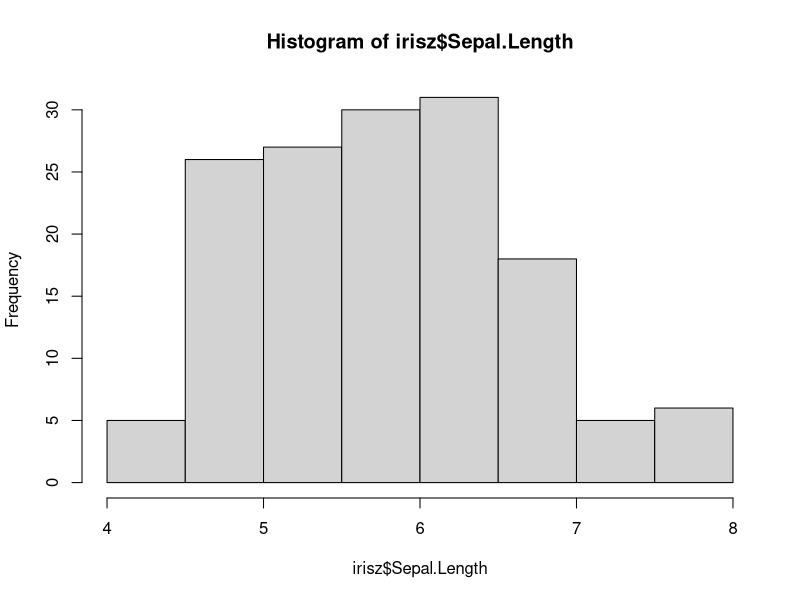
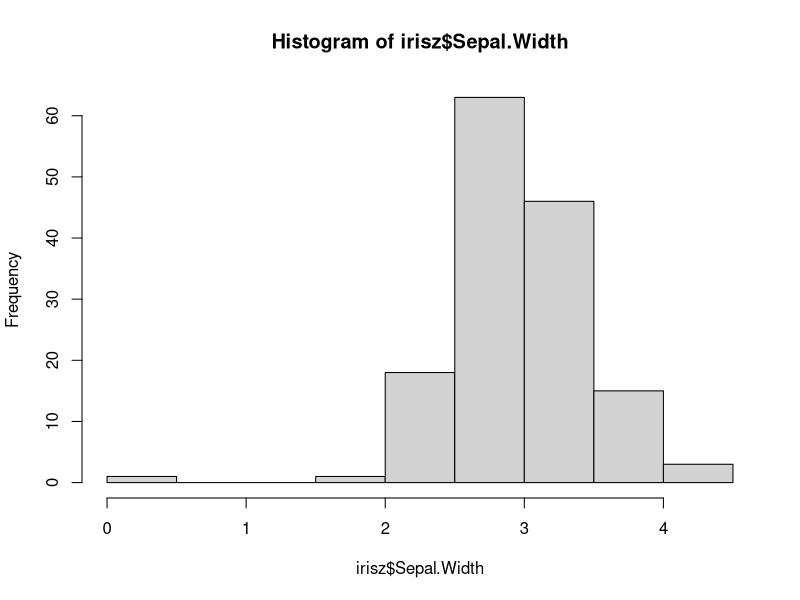
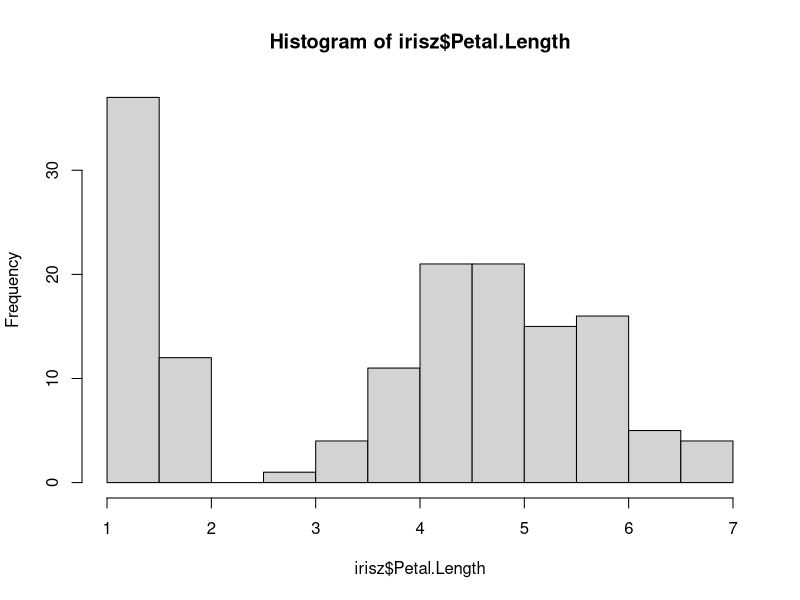
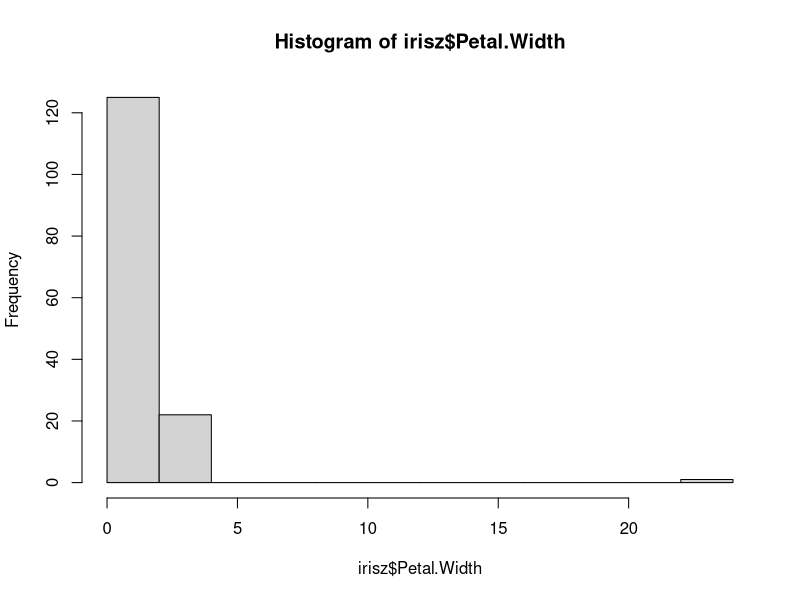
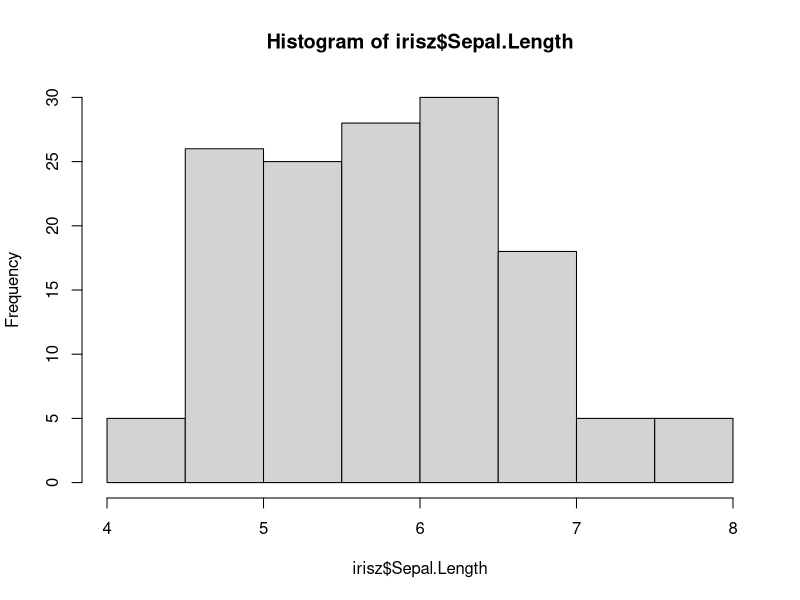
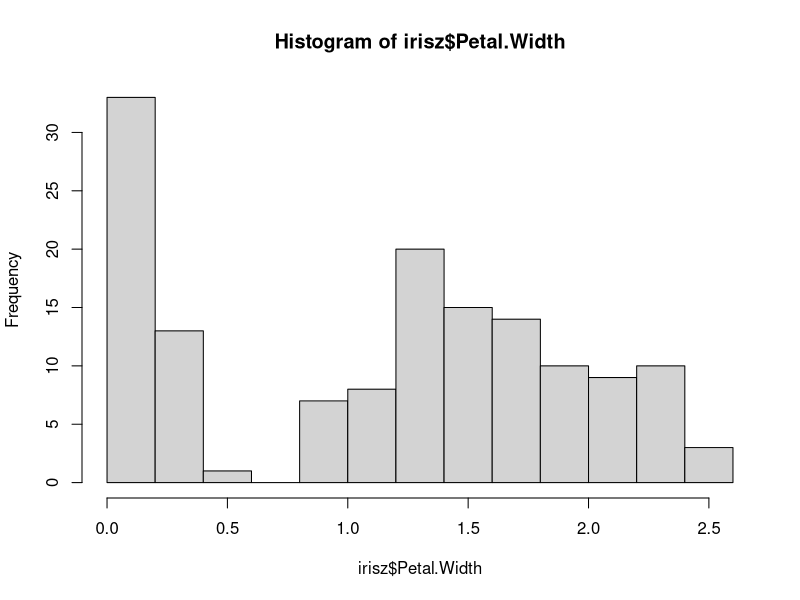
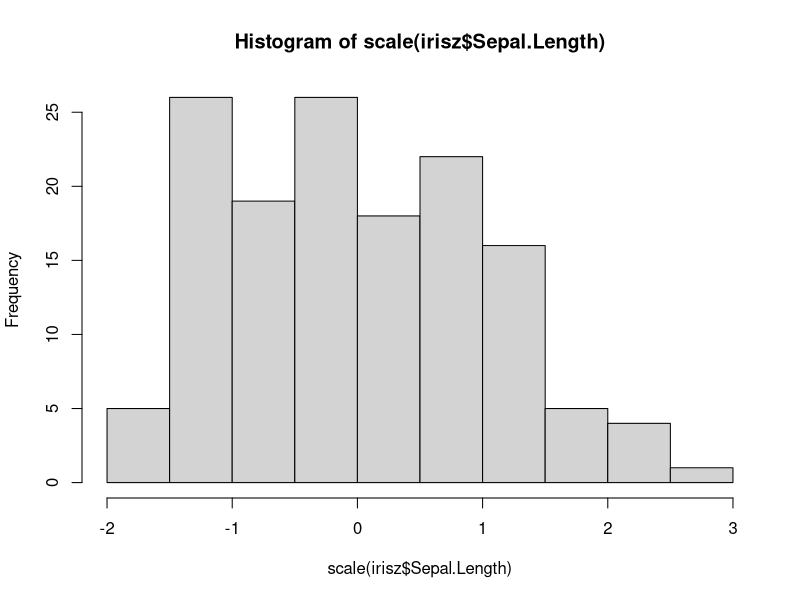
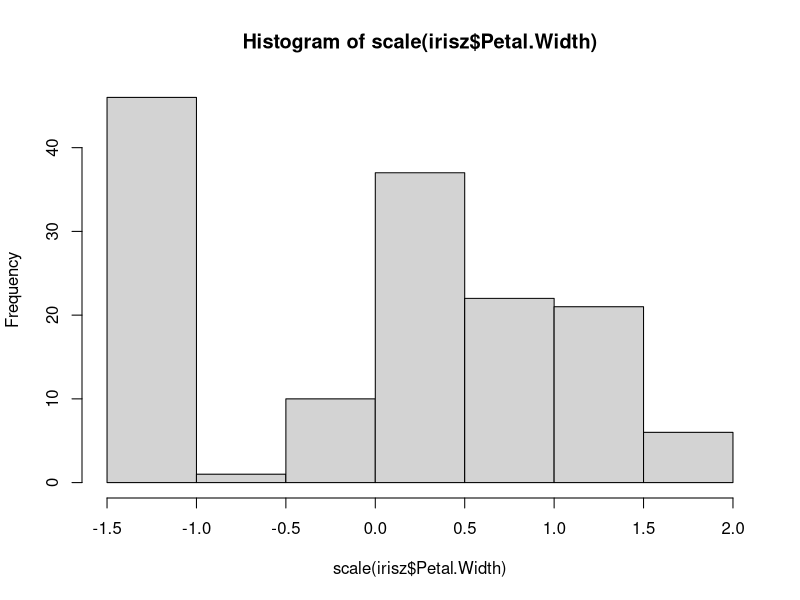

These charts were generated, in order, by the following R code:
## ---- chunk 1
irisz <- read.csv("data/iris.csv")
head(irisz)
## ---- chunk 2
head(iris$Species)
head(irisz$Species)
## ---- chunk 3
irisz <- read.csv("data/iris.csv", stringsAsFactors = TRUE)
head(irisz$Species)
head(irisz$Location)
## ---- chunk 4
irisz <- read.csv("data/iris.csv", col.names = c("sep_len", "sep_wid", "pet_len", "pet_wid", "species", "loc"))
head(irisz)
## ---- chunk 5
str(irisz)
summary(irisz)
## ---- chunk 6
unique(irisz$sep_len)
## ---- chunk 7
irisz <- read.csv("data/iris.csv", na.strings = c("", "n/a"), stringsAsFactors = TRUE)
str(irisz)
summary(irisz)
## ---- chunk 8
hist(irisz$Sepal.Length)
hist(irisz$Sepal.Width)
## ---- chunk 9
hist(irisz$Petal.Length)
hist(irisz$Petal.Width)
## ---- chunk 10
dim(irisz)
irisz <- irisz[irisz$Petal.Width < 5, ]
dim(irisz)
## ---- chunk 11
dim(irisz)
irisz <- irisz[irisz$Sepal.Width > 1, ]
dim(irisz)
## ---- chunk 12
x <- 1:10
scale(x)
scale(x, center = FALSE)
scale(x, scale = FALSE)
## ---- chunk 13
# before scaling
hist(irisz$Sepal.Length)
hist(irisz$Petal.Width)

# after scaling
hist(scale(irisz$Sepal.Length))
hist(scale(irisz$Petal.Width))
## ---- chunk 14
library(scales)
rescale(x)        
